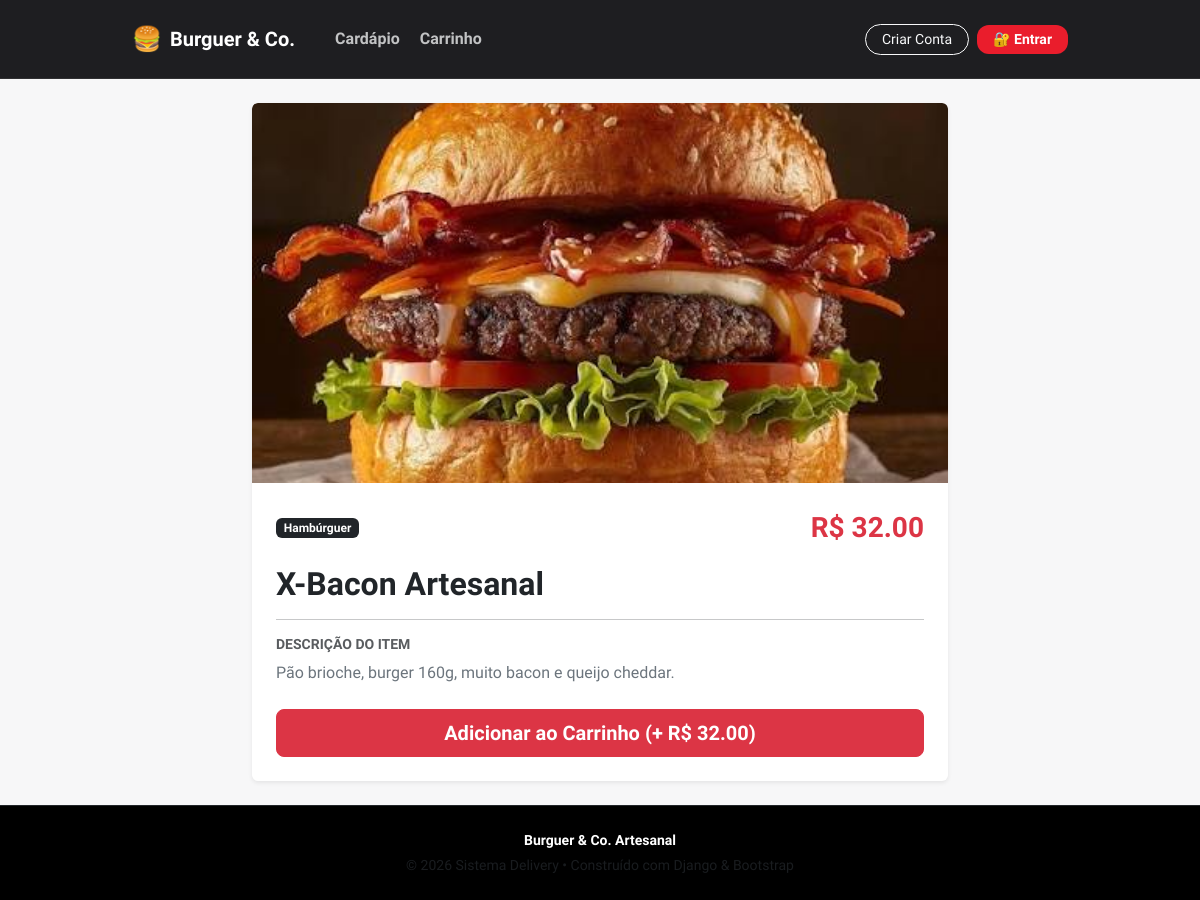
Screenshot of /produto/1/ with the database file from the repository.
### delivery/models.py (models this page shows, shortened)
class Produto(models.Model):
    categoria = models.ForeignKey(Categoria, on_delete=models.CASCADE, related_name="produtos")
    nome = models.CharField(max_length=150)
    descricao = models.TextField(blank=True, help_text="Ingredientes e detalhes")
    preco = models.DecimalField(max_digits=8, decimal_places=2)
    imagem = models.ImageField(upload_to="produtos/", blank=True, null=True)
    disponivel = models.BooleanField(default=True)
    class Meta:
        verbose_name_plural = "Produtos"

class Categoria(models.Model):
    nome = models.CharField(max_length=100)
    ordem = models.PositiveIntegerField(default=0, help_text="Ordem de exibição no cardápio")
    class Meta:
        verbose_name_plural = "Categorias"
        ordering = ['ordem', 'nome']

### delivery/views.py (the view)
# urls.py: path('produto/<int:produto_id>/', views.produto_detalhe_view, name='produto_detalhe'),
def produto_detalhe_view(request, produto_id):
    produto = get_object_or_404(Produto, id=produto_id)
    carrinho = Carrinho(request)
    return render(request, 'delivery/produto_detalhe.html', {
        'produto': produto,
        'carrinho': carrinho,
    })

### delivery/templates/delivery/produto_detalhe.html (shortened to what this page needs)
{% extends 'delivery/base.html' %}
{% block content %}
<div class="container" style="max-width: 720px;">
    <div class="card shadow-sm border-0 overflow-hidden">
        {% if produto.imagem %}
            <img src="{{ produto.imagem.url }}" class="card-img-top w-100 object-fit-cover" style="max-height: 380px;" alt="{{ produto.nome }}">
        {% endif %}
        <div class="card-body p-4">
            <div class="d-flex justify-content-between align-items-center mb-3">
                <span class="badge bg-dark">{{ produto.categoria.nome }}</span>
                <span class="fs-3 fw-bold text-danger">R$ {{ produto.preco }}</span>
            </div>
            <h2 class="card-title fw-bold text-dark">{{ produto.nome }}</h2>
            <hr>
            <h6 class="text-uppercase text-muted fw-bold small">Descrição do Item</h6>
            <p class="card-text text-secondary">{{ produto.descricao|default:"Sem descrição detalhada." }}</p>
            <div class="d-grid gap-2 mt-4">
                <a href="{% url 'adicionar_carrinho' produto.id %}" class="btn btn-danger btn-lg fw-bold">
                    Adicionar ao Carrinho (+ R$ {{ produto.preco }})
                </a>
            </div>
        </div>
    </div>
</div>
{% endblock %}

### delivery/static/delivery/css/style.css (style rules this page uses)
:root { --brand-red: #ea1d2c; --brand-red-hover: #c91825; --card-border: rgba(0, 0, 0, 0.06); }
body { font-family: 'Plus Jakarta Sans', -apple-system, BlinkMacSystemFont, sans-serif; background-color: #f7f7f8; color: #19191c; min-height: 100vh; display: flex; flex-direction: column; -webkit-font-smoothing: antialiased; }

### rows the page displays
Produto: imagem (picture), categoria.nome "Hambúrguer", preco "32.00", nome "X-Bacon Artesanal", descricao "Pão brioche, burger 160g, muito bacon e queijo cheddar."
